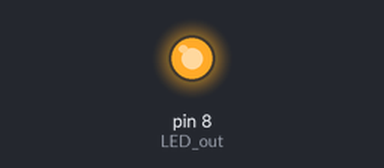
The program below on a simulated Arduino Uno, built with avr-gcc and run on an emulated ATmega328P. Shown: output pins drawn as LEDs (lit = HIGH).

Above: at 0.7 s.
At 3.5 s:
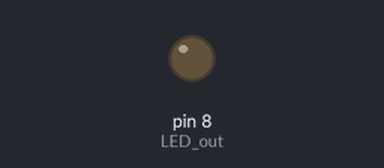
Timing chart, 0 to 4.6 s (numbered marks = the images above):
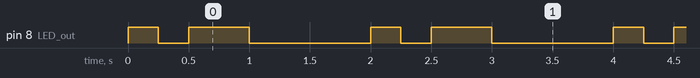

Measured:
- by itself, pin 8 (LED_out): repeats every 2.0 s: LOW 0.25 s, HIGH 0.50 s, LOW 1.0 s, HIGH 0.25 s
- by itself, everything shown: repeats every 2.0 s, in 4 steps

The program:

main.cpp
```cpp
// (licence header left out)
/* Defines -----------------------------------------------------------*/
#define LED_GREEN PB5   // PB5 is AVR pin where green on-board LED
                        // is connected
#define SHORT_DELAY1 250 // Delay in milliseconds
#define SHORT_DELAY2 500
#define SHORT_DELAY3 1000
#define LED_out PB0   // PB5 is AVR pin where green on-board LED
                        // is connected
#define SHORT_DELAY 250 // Delay in milliseconds
#ifndef F_CPU
# define F_CPU 16000000 // CPU frequency in Hz required for delay funcs
#endif

/* Includes ----------------------------------------------------------*/
#include <avr/io.h>     // AVR device-specific IO definitions
#include <util/delay.h> // Functions for busy-wait delay loops


// -----
// This part is needed to use Arduino functions but also physical pin
// names. We are using Arduino-style just to simplify the first lab.
#include "Arduino.h"
#define PB5 13          // In Arduino world, PB5 is called "13"
#define PB0 8
// -----


/* Function definitions ----------------------------------------------*/
/* TOGGLE LEDS -------------------------------------------------------*/

/***********************************************************************************************************************************
int main(void)
{
    uint8_t led_value = LOW;  // Local variable to keep LED status
    uint8_t led_out = HIGH;

    // Set pin where on-board LED is connected as output
    pinMode(LED_GREEN, OUTPUT);

    // Infinite loop
    while (1)
    {
        // Change LED value
        if (led_value == LOW)
            led_value = HIGH;
            led_out = LOW;

        digitalWrite(LED_GREEN, led_value);
        digitalWrite(LED_out, led_out);
        _delay_ms(SHORT_DELAY);
        if (led_value == HIGH)
            led_value = LOW;
            led_out = HIGH;
        digitalWrite(LED_GREEN, led_value);
        digitalWrite(LED_out, led_out);
        _delay_ms(SHORT_DELAY);
    }
    // Will never reach this
    return 0;
}

**********************************************************************************************************************************/
// Lab 1: JAN GROSS

// Morse code

//1. Listing of C code which repeats one "dot" and one "comma" (BTW, in Morse code it is letter `A`) on a LED. Always use syntax highlighting, meaningful comments, and follow C guidelines:


int main(void)
{
    uint8_t led_out = LOW;  // Local variable to keep LED status

    // Set pin where on-board LED is connected as output
    pinMode(LED_out, OUTPUT);

    // Infinite loop
    while (1)
    {
        // Generate a lettre `A` Morse code

        if (led_out == LOW)
            led_out = HIGH;
        digitalWrite(LED_out, led_out);
        _delay_ms(SHORT_DELAY1); //250

        if (led_out == HIGH)
            led_out = LOW;
        digitalWrite(LED_out, led_out);
        _delay_ms(SHORT_DELAY1);//250

        if (led_out == LOW)
            led_out = HIGH;
        digitalWrite(LED_out, led_out);
        _delay_ms(SHORT_DELAY2);//500

        if (led_out == HIGH)
            led_out = LOW;
        digitalWrite(LED_out, led_out);
        _delay_ms(SHORT_DELAY3);//1000

    }

    // Will never reach this
    return 0;
}


//2. Scheme of Morse code application, i.e. connection of AVR device, LED, resistor, and supply voltage. The image can be drawn on a computer or by hand. Always name all components and their values!
```
